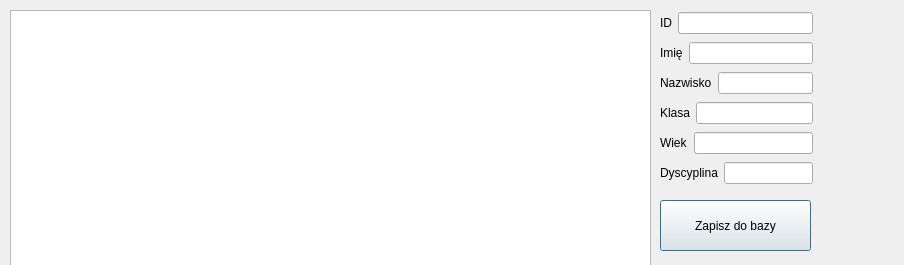
<?xml version="1.0" encoding="UTF-8"?>
<ui version="4.0">
 <class>NextDialog</class>
 <widget class="QDialog" name="NextDialog">
  <property name="geometry">
   <rect>
    <x>0</x>
    <y>0</y>
    <width>904</width>
    <height>265</height>
   </rect>
  </property>
  <property name="windowTitle">
   <string>Dialog</string>
  </property>
  <widget class="QTableView" name="tableView">
   <property name="geometry">
    <rect>
     <x>10</x>
     <y>10</y>
     <width>641</width>
     <height>281</height>
    </rect>
   </property>
  </widget>
  <widget class="QPushButton" name="pushButton">
   <property name="geometry">
    <rect>
     <x>660</x>
     <y>200</y>
     <width>151</width>
     <height>51</height>
    </rect>
   </property>
   <property name="text">
    <string>Zapisz do bazy</string>
   </property>
  </widget>
  <widget class="QWidget" name="">
   <property name="geometry">
    <rect>
     <x>660</x>
     <y>10</y>
     <width>153</width>
     <height>176</height>
    </rect>
   </property>
   <layout class="QVBoxLayout" name="verticalLayout">
    <item>
     <layout class="QHBoxLayout" name="horizontalLayout">
      <item>
       <widget class="QLabel" name="label">
        <property name="text">
         <string>ID</string>
        </property>
       </widget>
      </item>
      <item>
       <widget class="QLineEdit" name="lineEdit_ID"/>
      </item>
     </layout>
    </item>
    <item>
     <layout class="QHBoxLayout" name="horizontalLayout_2">
      <item>
       <widget class="QLabel" name="label_2">
        <property name="text">
         <string>Imię</string>
        </property>
       </widget>
      </item>
      <item>
       <widget class="QLineEdit" name="lineEdit_Imie"/>
      </item>
     </layout>
    </item>
    <item>
     <layout class="QHBoxLayout" name="horizontalLayout_3">
      <item>
       <widget class="QLabel" name="label_3">
        <property name="text">
         <string>Nazwisko</string>
        </property>
       </widget>
      </item>
      <item>
       <widget class="QLineEdit" name="lineEdit_Nazwisko"/>
      </item>
     </layout>
    </item>
    <item>
     <layout class="QHBoxLayout" name="horizontalLayout_4">
      <item>
       <widget class="QLabel" name="label_4">
        <property name="text">
         <string>Klasa</string>
        </property>
       </widget>
      </item>
      <item>
       <widget class="QLineEdit" name="lineEdit_Klasa"/>
      </item>
     </layout>
    </item>
    <item>
     <layout class="QHBoxLayout" name="horizontalLayout_5">
      <item>
       <widget class="QLabel" name="label_5">
        <property name="text">
         <string>Wiek</string>
        </property>
       </widget>
      </item>
      <item>
       <widget class="QLineEdit" name="lineEdit_Wiek"/>
      </item>
     </layout>
    </item>
    <item>
     <layout class="QHBoxLayout" name="horizontalLayout_6">
      <item>
       <widget class="QLabel" name="label_6">
        <property name="text">
         <string>Dyscyplina</string>
        </property>
       </widget>
      </item>
      <item>
       <widget class="QLineEdit" name="lineEdit_Dyscyplina"/>
      </item>
     </layout>
    </item>
   </layout>
  </widget>
 </widget>
 <resources/>
 <connections/>
</ui>
